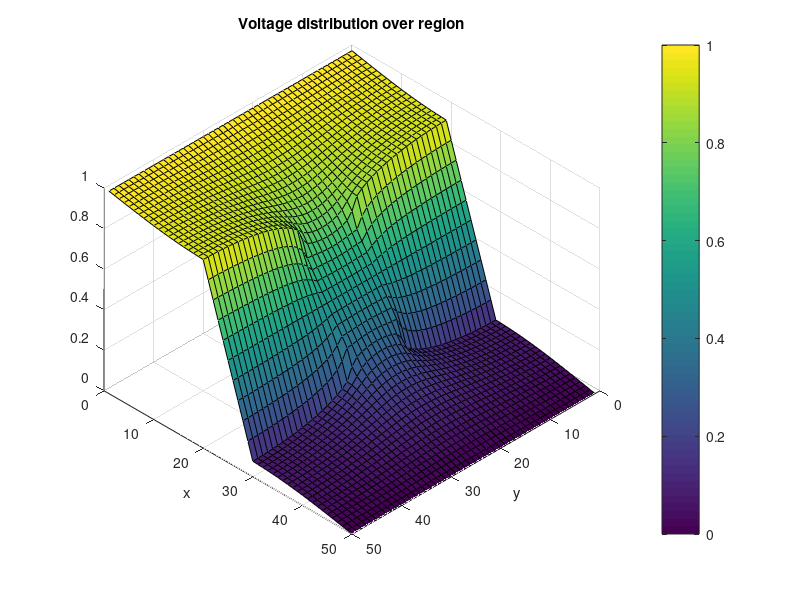
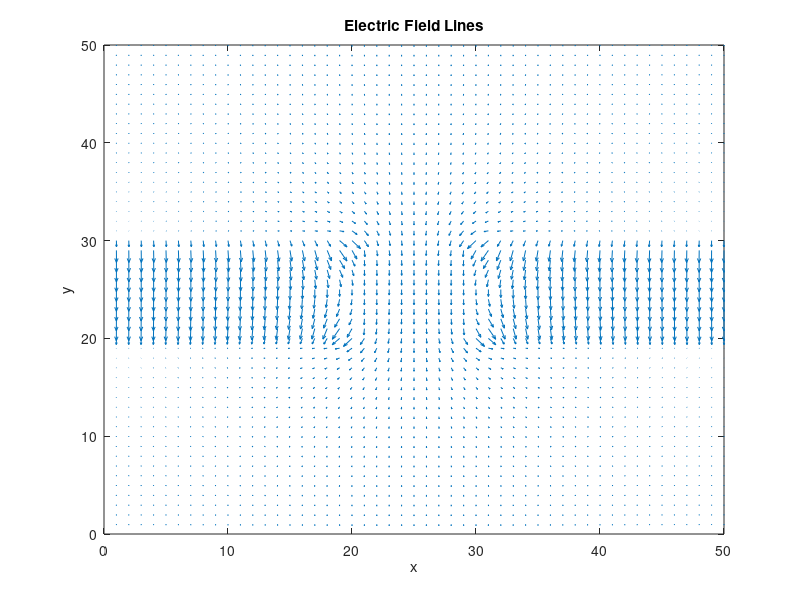

MATLAB code to generate these figures, in order:
%% Assignment 3 Part 2 - Andrew Paul
% This section of the assignmnet is taken from assignment 2 and plots the
% potnetial and electric field of the bottle-neck using the finite
% differences method

clear

nx = 50;
ny = 50;

% Create sparse G matrix
G = sparse(nx*ny,nx*ny);

% Conductivity outside box
sigma1 = 1;
% Conductivity inside box
sigma2 = 10^-2;

% Generate F matrix to set boundary conditions
F = zeros(nx*ny,1);

% Change for difference in bottle neck width
Lb = 0.4;
Wb = 0.6;

% Create matrix for mapping the conductivity and loop through to assign
% conductivity values for the given conditions
condMap = zeros(nx,ny);

for i = 1:nx
    for j = 1:ny
        if (i>=Lb*nx && i<=Wb*nx && j<=Lb*ny) || (i>=Lb*nx && i<=Wb*nx && j>=Wb*ny)
            condMap(i,j) = sigma2;
        else
            condMap(i,j) = sigma1;
        end
    end
end

% Loop through to set boundary conditions

for i = 1:nx
    for j = 1:ny
        n = j + (i-1)*ny;
        
        if i == 1
            G(n,:) = 0;
            G(n,n) = 1;
            F(n) = 1;
            
        elseif i == nx
            G(n,:) = 0;
            G(n,n) = 1;
            
        elseif j == 1
            nxm = j+(i-2)*ny;
            nxp = j+(i)*ny;
            nyp = j+1+(i-1)*ny;
            
            rxm = (condMap(i,j) + condMap(i-1,j))/2;
            rxp = (condMap(i,j) + condMap(i+1,j))/2;
            ryp = (condMap(i,j) + condMap(i,j+1))/2;
            
            G(n,n) = -(rxm+rxp+ryp);
            G(n,nxm) = rxm;
            G(n,nxp) = rxp;
            G(n,nyp) = ryp;
            
        elseif j == ny
            nxm = j+(i-2)*ny;
            nxp = j+(i)*ny;
            nym = j-1+(i-1)*ny;
            
            rxm = (condMap(i,j) + condMap(i-1,j))/2;
            rxp = (condMap(i,j) + condMap(i+1,j))/2;
            rym = (condMap(i,j) + condMap(i,j-1))/2;
        
            G(n,n) = -(rxm+rxp+rym);
            G(n,nxm) = rxm;
            G(n,nxp) = rxp;
            G(n,nym) = rym;
            
        else 
            nxm = j+(i-2)*ny;
            nxp = j+(i)*ny;
            nym = j-1+(i-1)*ny;
            nyp = j+1+(i-1)*ny;
            
            rxm = (condMap(i,j) + condMap(i-1,j))/2;
            rxp = (condMap(i,j) + condMap(i+1,j))/2;
            rym = (condMap(i,j) + condMap(i,j-1))/2;
            ryp = (condMap(i,j) + condMap(i,j+1))/2;
        
            G(n,n) = -(rxm+rxp+ryp+rym);
            G(n,nxm) = rxm;
            G(n,nxp) = rxp;
            G(n,nym) = rym;
            G(n,nyp) = ryp;
            
        end
        
    end
    
end

% Find voltage values using matrix operations
V = G\F;

% Create matrix to map voltage and loop through matrix to assign values
% from calculated voltage matrix
VMap = zeros(nx,ny);

for i = 1:nx
    for j = 1:ny
        n = j + (i-1)*ny;
        
        VMap(i,j) = V(n);
    end
end

% Plots

% Voltage plot
figure(2)
surf(VMap)
title('Voltage distribution over region')
xlabel('y')
ylabel('x')
colorbar
view(135,45)

%% 
% The voltage plot shown above gives the expected distribution as one side
% of the region has a voltage of V0 where the other side is set to zero.
% The barrier in the middle blocks uniform distribution to the other side
% of the region which is expected. As the conductivity inside the boxes is
% less than the conductivity outside the barrier boxes.

% Gradient used to plot electric field lines
[Ex,Ey] = gradient(VMap);

% Electric field plot
figure(3)
quiver(Ex,Ey)
title ('Electric Field Lines')
xlabel('x')
ylabel('y')
xlim([0 50])
ylim([0 50])

%% 
% The plot above shows that the electric field lines are strongest between
% the areas which have a lower conductivity. This is execpted as it is
% similar to the model of a parallel plate capcitor which has two plates of
% a larger conductivity seperated by a region with a lower conductivity
% creating a stronger electric field between the two higher conductivity
% regions.

